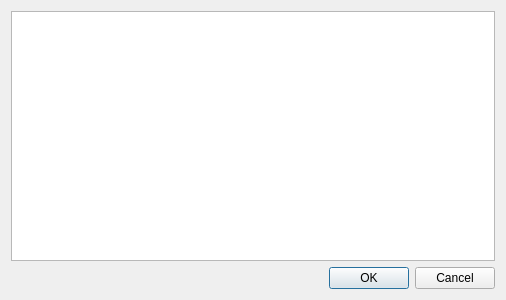
<?xml version="1.0" encoding="UTF-8"?>
<ui version="4.0">
 <class>DialogSelectInTree</class>
 <widget class="QDialog" name="DialogSelectInTree">
  <property name="geometry">
   <rect>
    <x>0</x>
    <y>0</y>
    <width>506</width>
    <height>300</height>
   </rect>
  </property>
  <property name="windowTitle">
   <string>Выбор</string>
  </property>
  <layout class="QGridLayout" name="gridLayout">
   <item row="0" column="0">
    <widget class="QTreeView" name="treeView"/>
   </item>
   <item row="1" column="0">
    <widget class="QDialogButtonBox" name="buttonBox">
     <property name="orientation">
      <enum>Qt::Horizontal</enum>
     </property>
     <property name="standardButtons">
      <set>QDialogButtonBox::Cancel|QDialogButtonBox::Ok</set>
     </property>
    </widget>
   </item>
  </layout>
 </widget>
 <resources/>
 <connections/>
</ui>
